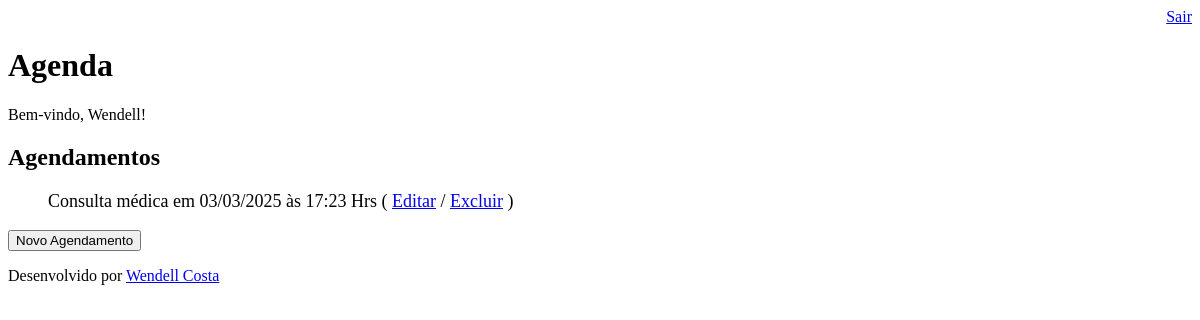
Before: /agenda/ (signed in) with the older database file.
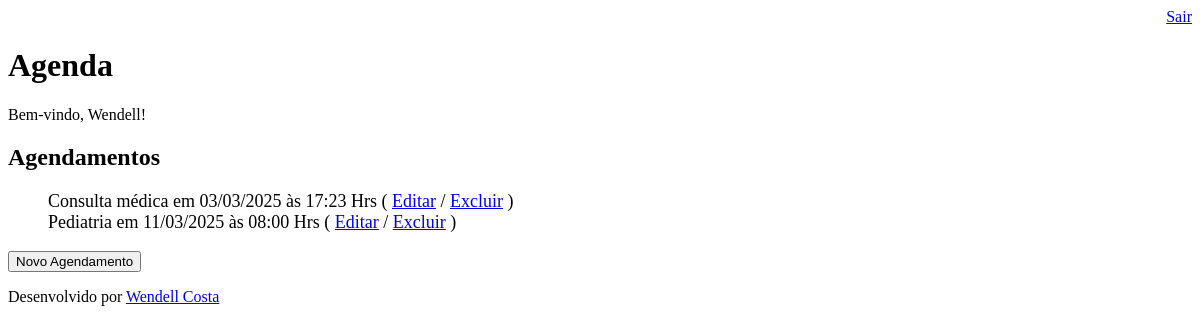
After: the same page with the newer database file.
### core/models.py (models this page shows, shortened)
class Evento(models.Model):
    titulo = models.CharField(max_length=100)
    descricao = models.TextField(blank=True, null=True) # A descrição pode ser nulo ou vazio
    data_evento = models.DateTimeField(verbose_name='Data do Evento') # A data do evento é obrigatória, o verbose_name é o nome que será exibido no formulário
    data_criacao = models.DateTimeField(auto_now=True, verbose_name='Data da Criação') # A data de criação do evento é automatica
    usuario = models.ForeignKey(User, on_delete=models.CASCADE) # Se o usuário dono do evento for excluido da aplicação, todos os eventos serão excluídos
    class Meta:
        db_table = 'evento' # Define o nome da tabela no banco de dados como 'evento' ao invés de 'core_evento' que é o padrão do Django
    def get_data_evento(self):
        return self.data_evento.strftime('%d/%m/%Y às %H:%M Hrs') # Retorna a data do evento formatada

### core/views.py (the view)
# urls.py: path('agenda/', views.lista_eventos),
@login_required(login_url='/login/') # Verifica se o usuário está logado, caso não esteja, redireciona para a página de login
def lista_eventos(request):
    usuario = request.user
    evento = Evento.objects.filter(usuario=usuario) # Filtra os eventos do usuário logado e armazena na variável evento
    dados = {'eventos': evento} # Cria um dicionário com o evento e armazena na variável dados
    return render(request, 'agenda.html', dados) # Renderiza a página agenda.html com os dados do dicionário

### agenda/templates/agenda.html
{% extends "model-page.html" %}
{% block content %}
    <h2>Agendamentos</h2>
    <ul style="list-style-type: none; font-size: 18px;">
    {% for evento in eventos %}
          <li>
            {{ evento.titulo }} em {{ evento.get_data_evento}}
            ( <a href="evento/?id={{ evento.id }}">Editar</a>
            / <a href="evento/delete/{{ evento.id }}/">Excluir</a> )
        </li>
    {% endfor %}
    </ul>
    <a href="evento/">
        <button type="button" href="evento/">Novo Agendamento</button>
    </a>
{% endblock %}

Changed rows visible on the page:
added Evento: titulo "Pediatria", get_data_evento "11/03/2025 às 08:00 Hrs"
